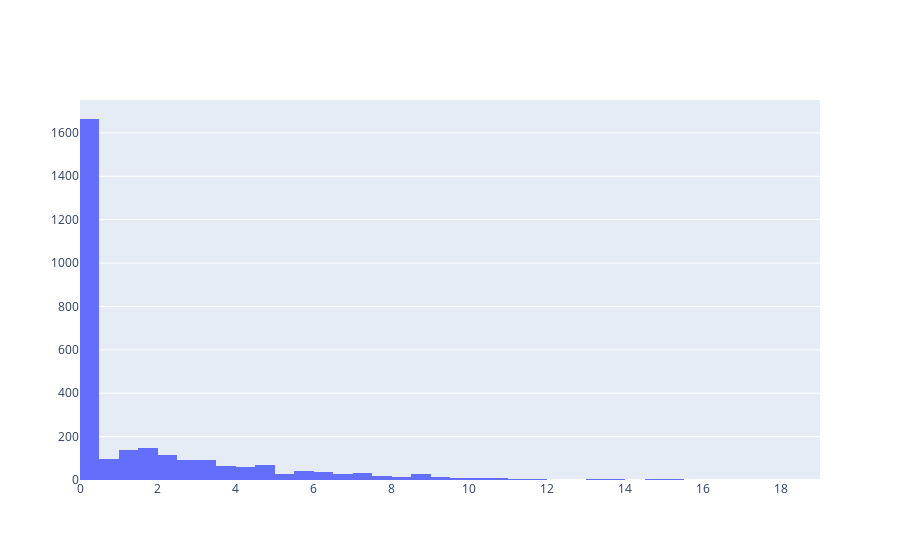

The notebook cell this image was saved under:
### Code cell
bitre_df['Vehicle Type'].unique()
bitre_df['Fuel Type'].unique()
S_all_pc = bitre_df.groupby(['Vehicle Type','Postcode']).sum().drop(columns=['State','Fuel Type'])
S_all_nat = S_all_pc.groupby(['Vehicle Type']).sum()
S_ev_pc = bitre_df[bitre_df['Fuel Type']=='Electric'].groupby(['Vehicle Type','Postcode']).sum().drop(columns=['State','Fuel Type'])
S_ev_nat = S_ev_pc.groupby(['Vehicle Type']).sum()
scrapping_rate = [0.06,0.06,0.06]
PC_ev_sales_nat = S_ev_nat.diff(axis=1) / (S_all_nat.diff(axis=1) + scrapping_rate * (S_all_nat - S_ev_nat)) * 100
PC_passenger_ev_sales_nat = PC_ev_sales_nat.loc['Passenger']
PC_ev_sales_pc = S_ev_pc.diff(axis=1) / (S_all_pc.diff(axis=1) + scrapping_rate * (S_all_pc - S_ev_pc)) * 100
PC_ev_sales_pc[(S_all_pc.diff(axis=1) / (S_ev_pc*0+1))<0] = float('NaN') # ignore when the stock is going down
PC_passenger_ev_sales_pc = PC_ev_sales_pc.loc['Passenger']
PC_passenger_ev_sales_pc = PC_passenger_ev_sales_pc.fillna(0) # nans are caused by not reporting postcodes where ev stock is zero
PC_passenger_ev_sales_pc[PC_passenger_ev_sales_pc < 0] = 0
PC_passenger_ev_sales_pc[PC_passenger_ev_sales_pc > 100] = float('NaN') # ignore when value is unreasonable high
print(PC_passenger_ev_sales_pc.head(1000).to_markdown())
# plot histogram of PC_passenger_ev_sales_pc
fig = go.Figure(data=[go.Histogram(x=PC_passenger_ev_sales_pc['2023-01-31'].values,xbins=dict(start=0.0, end=20, size=0.5))])
fig.show()
# perhaps set the uncertainty in any fit to these percentages as a function of the stock in that postcode?

### Figure 1 — Plotly figure (JSON) as saved in the notebook; plotly's stock layout.template omitted (floating-point values rounded to 4 significant figures; data arrays with more than 128 entries replaced by an {"elided": "..."} marker saying what was removed)
{"data": [{"type": "histogram", "x": {"elided": "2840 float values"}, "xbins": {"end": 20, "size": 0.5, "start": 0}}], "layout": {}}
